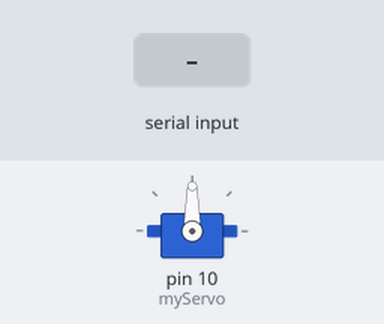
This sketch was run on a simulated Arduino Uno, built with avr-gcc and run on an emulated ATmega328P. Parts: servo. Inputs (shaded band) come from the test bench.

Above: at 1.2 s.
1.3 s: byte 30 received over Serial
At 2.5 s:
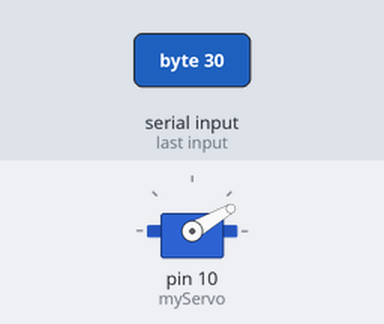
2.8 s: byte 120 received over Serial
At 4.0 s:
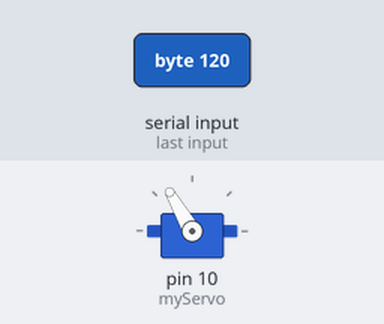
Timing chart, 0 to 5.8 s (numbered marks = the images above; inputs shaded):
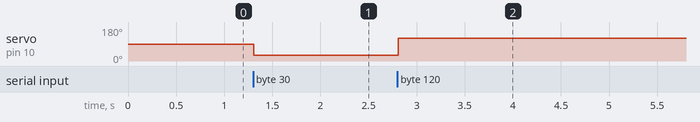

Measured:
- after the input at 1.3 s, servo on pin 10 (myServo): 90° → 30° at once
- after the input at 2.8 s, servo on pin 10 (myServo): 30° → 120° at once

The sketch:

servoArmArduino.ino
```cpp
#include <Servo.h>

Servo myServo;
int valor;


// the setup routine runs once when you press reset:
void setup() {
  Serial.begin(9600);
  myServo.attach(10);
}

// the loop routine runs over and over again forever:
void loop(){


  if(Serial.available()) //Detecta si hay alguna entrada por serial
   {
      valor = Serial.read();

      myServo.write(valor); //Mueve el servo a la posición entrada
   }

   delay(15);
}
```
